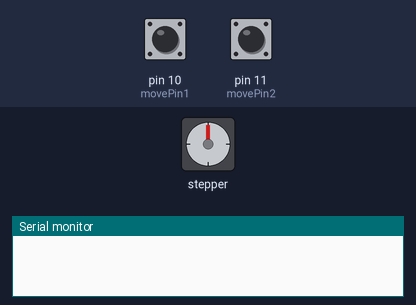
The sketch below on a simulated Arduino Uno, built with avr-gcc and run on an emulated ATmega328P. On the bench: stepper motor, the last lines printed to the serial monitor. The test bench sets the inputs (shaded band); at power-on: pin 10 (movePin1) HIGH, pin 11 (movePin2) HIGH. Stepper angles assume 2048 steps per turn.

Above: at 1.2 s.
1.3 s: pin 10 (movePin1) pulled LOW for 1 s
At 3.0 s:
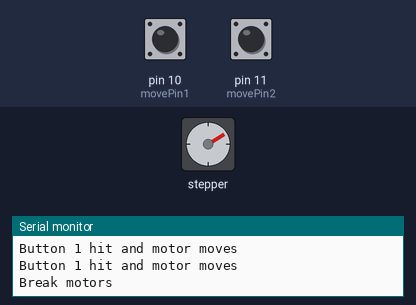
3.8 s: pin 11 (movePin2) pulled LOW for 3.2 s
At 7.5 s:
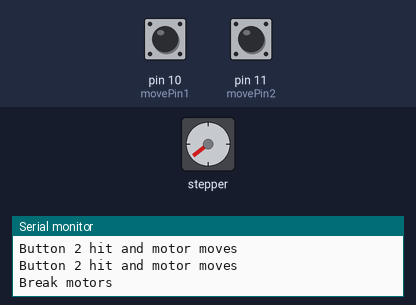
8.5 s: pin 11 (movePin2) pulled LOW for 1 s
At 9.9 s:
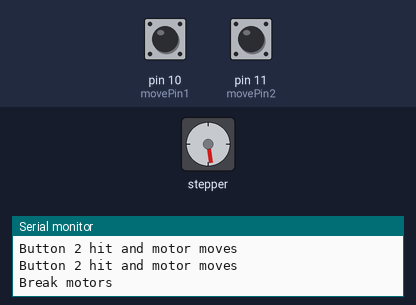
11.0 s: pin 11 (movePin2) pulled LOW for 1 s
At 12.8 s:
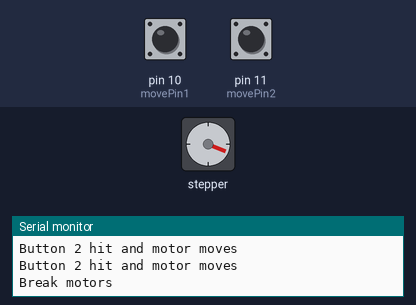
13.5 s: pin 11 (movePin2) pulled LOW for 3.2 s
At 17.3 s:
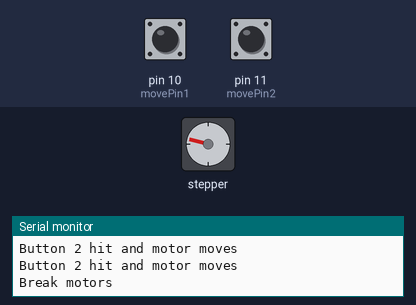
18.2 s: pin 10 (movePin1) pulled LOW for 0.15 s
At 18.9 s:
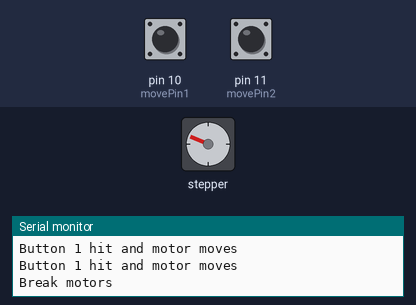
Timing chart, 0 to 20.8 s (numbered marks = the images above; inputs shaded):
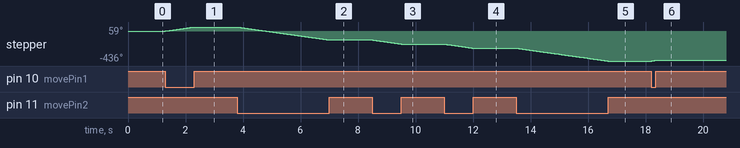

Measured:
- after the input at 1.3 s, stepper: turns 59° clockwise in 0.99 s, starting at once
- after the input at 3.8 s, stepper: turns 188° counter-clockwise in 3.2 s, starting at once
- after the input at 8.5 s, stepper: turns 60° counter-clockwise in 0.99 s, starting at once
- after the input at 11.0 s, stepper: turns 59° counter-clockwise in 0.99 s, starting at once
- after the input at 13.5 s, stepper: turns 188° counter-clockwise in 3.2 s, starting at once

The sketch:

ESP_Roller_blind.ino
```cpp
#include <Stepper.h>

const int stepsPerRevolution = 2048;  // has64:1 gear ratio
const int motorSpeed = 15;  // RPM
const int movePin1 = 10;  // button1
const int movePin2 = 11; // button2

// ULN2003 Motor Driver Pins
#define IN1 1
#define IN2 2
#define IN3 3
#define IN4 13

bool moved1 = false;
bool moved2 = false;

Stepper myStepper(stepsPerRevolution, IN1, IN3, IN2, IN4);

void setup() {
  Serial.begin(115200);

  // Pinmode for buttons
  pinMode(movePin1, INPUT_PULLUP);
  pinMode(movePin2, INPUT_PULLUP);

  myStepper.setSpeed(motorSpeed);
}

void loop() {
  int state = digitalRead(movePin1);
  int state2 = digitalRead(movePin2);

  if (state == LOW) {
    myStepper.step(10);
    Serial.println("Button 1 hit and motor moves");
    moved1 = true;
  } else if (state2 == LOW){
    myStepper.step(-10);
    Serial.println("Button 2 hit and motor moves");
    moved2 = true;
  } else {
    //Serial.println("Button 1 or 2 not pressed");

    // Check if we have moved
    if (moved1 == true || moved2 == true)
    {
      // make sure motor breaks instead of freefall
      digitalWrite(IN1, HIGH);
      digitalWrite(IN2, HIGH);

      if (digitalRead(IN1) == HIGH && digitalRead(IN2) == HIGH)
      {
        Serial.println("Break motors");
        digitalWrite(IN1, LOW);
        digitalWrite(IN2, LOW);
        digitalWrite(IN3, LOW);
        digitalWrite(IN4, LOW);
        moved1 = false;
        moved2 = false;
      }
    }
  }

  delay(10);
}
```
